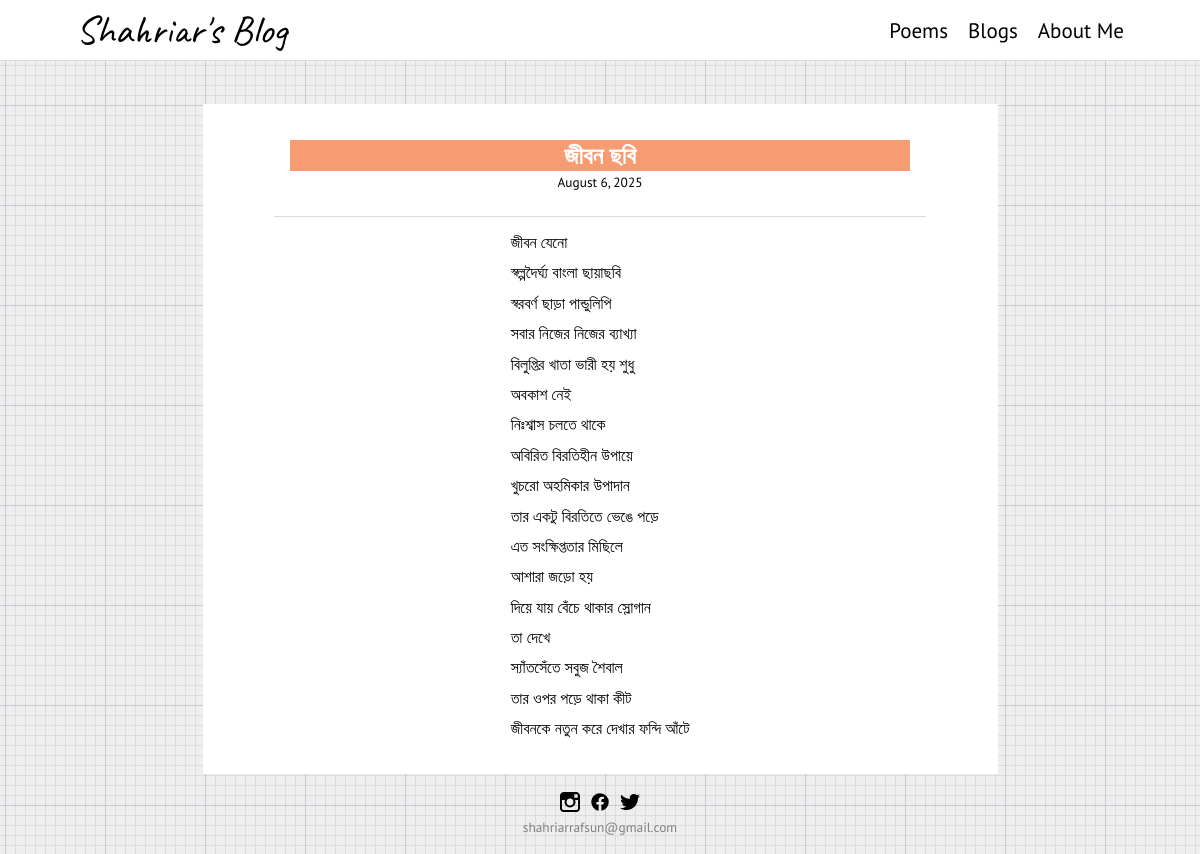
Page /poem_detail/2/ on the committed database.
### blog/models.py (models this page shows, shortened)
class Poem(models.Model):
    title = models.CharField(max_length=200)
    content = models.TextField()
    published_date = models.DateTimeField(default=timezone.now, blank=True)

### blog/views.py (the view)
# urls.py: path('poem_detail/<int:pk>/', views.poem_detail, name='poem_detail'),
def poem_detail(request, pk):
    poem = get_object_or_404(Poem, pk=pk)
    context = {'poem': poem}
    return render(request, 'blog/poem_detail.html', context)

### blog/templates/blog/poem_detail.html (shortened to what this page needs)
{% load static %}
<!DOCTYPE html>
<html lang="en">
  <head>
    <link rel="stylesheet" href="{% static 'styles/style.css' %}">
    <link rel="stylesheet" href="{% static 'styles/poem_detail.css' %}">
  </head>
  <body>
 <div class="nav-wrapper">
      <div class="nav-content">
        <div class="nav-logo">
           <a href="{% url 'blog' %}">Shahriar's Blog</a>
        </div>
        <div class="nav-options">
          <div class="nav-poemlist"><a href="{% url 'poemlist' %}">Poems</a></div>
          <div class="nav-bloglist"><a href="{% url 'bloglist' %}">Blogs</a></div>
          <div class="nav-about"><a href="{% url 'about' %}">About Me</a></div>
        </div>
      </div>
    </div>
    <div class="pd-wrapper">
      <div class="pd-container">
        <header class="pd-header">
          <div class="pd-title"><p><strong>{{poem.title}}</strong></p></div>
          <div class="pd-date"><small>{{poem.published_date|date:"F j, Y"}}</small></div>
        </header>
        <div class="pd-content">
          <p>{{poem.content|linebreaksbr}}</p>
        </div>
      </div>
    </div>
     <footer>
          <div class="footer-container">
            <div class="footer-logos">
              <div class="instagram"><a href="https://www.instagram.com/shahriarrafsun/"><img src="{% static 'assets/instagram.svg' %}" height="20px" width="20px" alt=""></a></div>
              <div class="facebook"><a href="https://www.facebook.com/md.rafsun.79"><img src="{% static 'assets/facebook.svg' %}" height="20px" width="20px" alt=""></a></div>
              <div class="twitter"><a href="https://www.x.com/RafsunShahriar"><img src="{% static 'assets/twitter.svg' %}" height="20px" width="20px" alt=""></a></div>
            </div>
              <div class="contact"><small>shahriarrafsun@gmail.com</small></div>
          </div>
        </footer>
  </body>
</html>

### blog/static/styles/style.css (style rules this page uses)
* { margin: 0px; padding: 0px; }
html { height: 100%; }
body { font-family: 'PT Sans', 'Hind Siliguri', sans-serif; min-height: 100vh; background-color: #eeeeee; }
.nav-wrapper { position: fixed; z-index: 999; display: flex; width: 100%; justify-content: center; height: 60px; background-color: white; border-bottom: 1px solid #ddd; align-items: center; }
.nav-content { width: 90%; max-width: 1200px; padding: 0 1em; display: flex; justify-content: space-between; align-items: center; height: 100%; box-sizing: border-box; }
.nav-options { display: flex; width: auto; column-gap: 20px; align-items: center; font-family: 'PT Sans', sans-serif; font-size: 21px; }
.nav-options a { text-decoration: none; color: black; }
.nav-logo a { text-decoration: none; color: black; }
.nav-logo { font-family: 'Caveat', sans-serif; font-size: 40px; }
footer { width: 100%; display: flex; height: 80px; justify-content: center; }
.footer-container { display: flex; flex-direction: column; width: 50%; justify-content: center; }
.footer-logos { display: flex; width: 100%; justify-content: center; align-items: center; column-gap: 10px; }
.contact { text-align: center; color: grey; }

### blog/static/styles/poem_detail.css (style rules this page uses)
.pd-wrapper { display: flex; justify-content: center; }
.pd-container { margin-top: 6.5em; display: flex; flex-direction: column; justify-content: center; align-items: center; width: 775px; background-color: white; padding: 10px; padding-bottom: 30px; }
.pd-header { height: 60px; padding: 1em 1em; display: flex; flex-direction: column; align-items: center; width: 80%; margin-bottom: 10px; margin-top: 10px; border-bottom: 1px solid #ddd; }
.pd-title { width: 100%; display: flex; justify-content: center; background-color: #f79b72; color: white; font-size: 24px; }
.pd-content p { margin: 0 1em 0 1em; line-height: 1.9; font-size: 16px; }

### rows in the picture
Poem: title "জীবন ছবি", published_date "August 6, 2025", content "জীবন যেনো স্বল্পদৈর্ঘ্য বাংলা ছায়াছবি স্বরবর্ণ ছাড়া পান্ডুলিপি সবার নিজের নিজের ব্যাখ্যা বিলুপ্তির খাতা ভারী হয় শুধু অবকাশ নেই নিঃশ্বাস চলতে থাকে অবিরিত বিরতিহীন উপায়ে খুচরো অহমিকার উপাদান তার একটু বিরতিতে ভেঙে পড়ে এত সংক্ষিপ্ততার মিছিলে আশারা জড়ো হয় দিয়ে যায় বেঁচে থাকার স্লোগান তা দেখে স্যাঁতসেঁতে সবুজ শৈবাল তার ওপর পড়ে থাকা কীট জীবনকে নতুন করে দেখার ফন্দি আঁটে"
